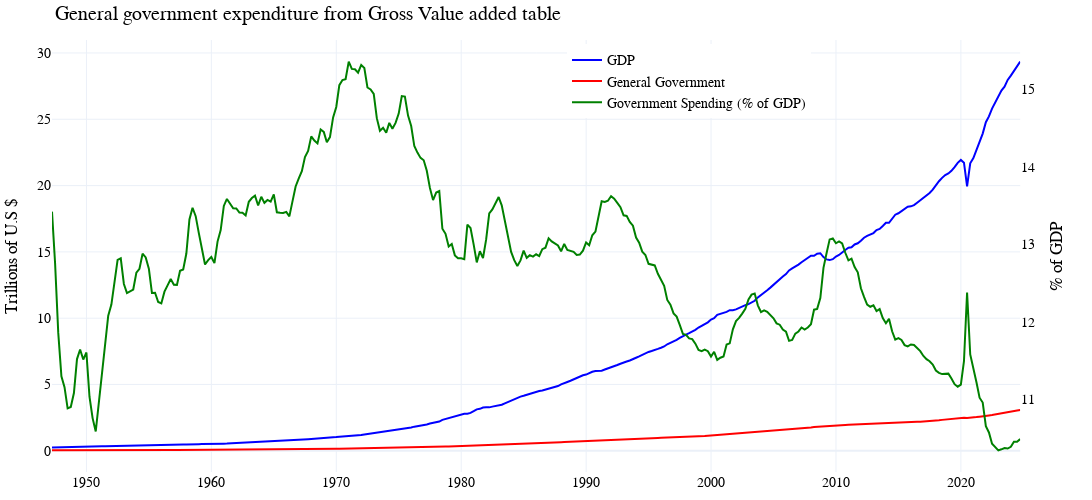

The notebook cell saved with this chart:
### Code cell
left_traces = {"Gross domestic product": {"name": "GDP", "x": majors.index, "y": majors["Gross domestic product"], "line": {"color": "blue"}}, 
               "General Government": {"name": "General Government", "x": majors.index, "y": majors["General government"], "line": {"color": "red"}}}
right_traces = {"Government Spending (% of GDP)": {"name": "Government Spending (% of GDP)", "x": majors.index, "y": majors["gov_to_gdp"], "line": {"color": "green"}}}
plfig = MacroBackend.charting_plotly.dual_axis_plot(left_traces, right_traces, title = "General government expenditure from Gross Value added table",
                                                    left_yaxis_title="Trillions of U.S $", right_yaxis_title="% of GDP")
plfig.show()

### Figure 1 — Plotly figure (JSON) as saved in the notebook; plotly's stock layout.template omitted (floating-point values rounded to 4 significant figures; data arrays with more than 128 entries replaced by an {"elided": "..."} marker saying what was removed)
{"data": [{"line": {"color": "blue"}, "name": "GDP", "type": "scatter", "x": {"elided": "311 str values"}, "xaxis": "x", "y": {"elided": "311 float values"}, "yaxis": "y"}, {"line": {"color": "red"}, "name": "General Government", "type": "scatter", "x": {"elided": "311 str values"}, "xaxis": "x", "y": {"elided": "311 float values"}, "yaxis": "y"}, {"line": {"color": "green"}, "name": "Government Spending (% of GDP)", "type": "scatter", "x": {"elided": "311 str values"}, "xaxis": "x", "y": {"elided": "311 float values"}, "yaxis": "y2"}], "layout": {"font": {"color": "black", "family": "Arial, sans-serif", "size": 14}, "height": 500, "hovermode": "x unified", "legend": {"x": 0.5, "xanchor": "left", "y": 0.99, "yanchor": "top"}, "margin": {"b": 20, "l": 25, "r": 10, "t": 40}, "title": {"text": "General government expenditure from Gross Value added table"}, "width": 1600, "xaxis": {"anchor": "y", "domain": [0, 0.94]}, "yaxis": {"anchor": "x", "domain": [0, 1], "title": {"text": "Trillions of U.S $"}}, "yaxis2": {"anchor": "x", "overlaying": "y", "showgrid": false, "side": "right", "title": {"text": "% of GDP"}}}}
